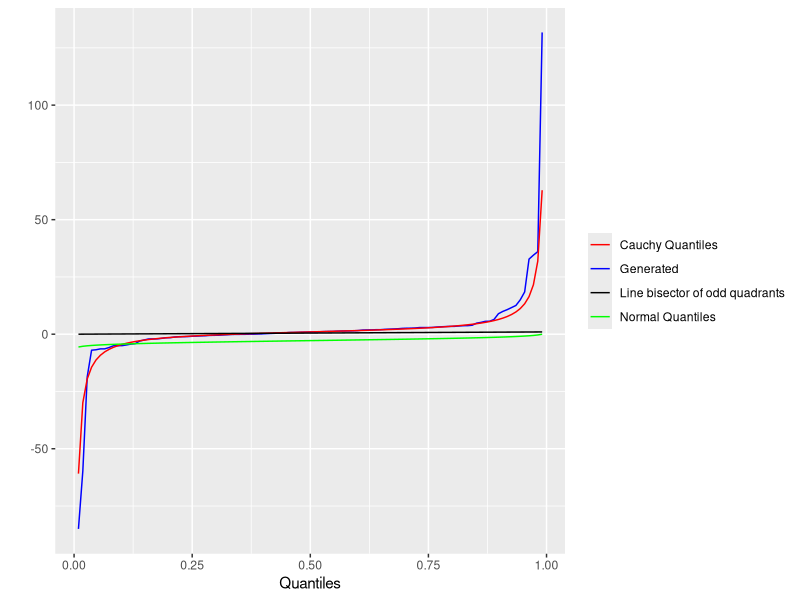

Here is the R script that generated this plot:
#!/bin/env Rscript

# Libraries
library("pracma")
library("ggplot2")

# Set the seed for the RNG
set.seed(2009)

cauchy_location <- 1
cauchy_scale <- 1.8
cauchy_gen <- rcauchy(n = 107, location = cauchy_location, scale = cauchy_scale)
cauchy_gen <- sort(cauchy_gen)

quantile_idxs <- 1:107 / (107 + 1)

cauchy_quantiles <- sapply(quantile_idxs, function(p) {
    qcauchy(p, location = cauchy_location, scale = cauchy_scale)
})

norm_mean <- -2.8
norm_var <- 1.4
norm_quantiles <- sapply(quantile_idxs, function(p) {
    qnorm(p, mean = norm_mean, sd = sqrt(norm_var))
})

df <- data.frame(
    quantile_idxs = quantile_idxs,
    cauchy_gen = cauchy_gen,
    cauchy_quantiles = cauchy_quantiles,
    norm_quantiles = norm_quantiles
)

#  Then plot them and save the output
plot <- ggplot(df, aes(x = quantile_idxs)) +
    geom_line(aes(y = cauchy_gen, color = "Generated")) +
    geom_line(aes(y = cauchy_quantiles, color = "Cauchy Quantiles")) +
    geom_line(aes(y = norm_quantiles, color = "Normal Quantiles")) +
    geom_line(aes(y = quantile_idxs, color = "Line bisector of odd quadrants")) +
    xlab("Quantiles") +
    ylab("") +
    scale_color_manual(values = c("red", "blue", "black", "green")) +
    theme(legend.title = element_blank())

ggsave(plot = plot, "output.png")
